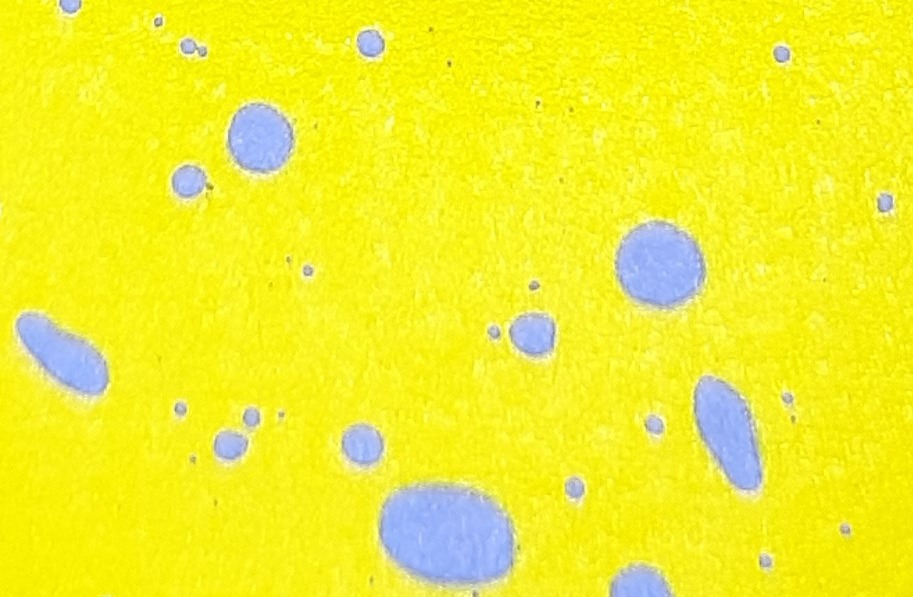
#> input picture Image_processing_project/image_2.jpeg, 913 x 597 px
$ jupyter execute Drip_separator_image_2.ipynb
#> lines starting #> are read from the running program, lines starting #| are printed output that depends on the picture; after the words box and inside, x2 and y2 are one past the last pixel; in counts of white or black regions, pixels touching at a corner belong together
[cell 1]
import matplotlib.pyplot as plt
import numpy as np
import cv2

[cell 2]
img = cv2.imread('image_2.jpeg')
#> img is the input picture: shape (597, 913, 3); mean B, G, R 41.1, 238.4, 241.2
cv2.imshow('Image', img)
cv2.waitKey(0)
cv2.destroyAllWindows()

[cell 3]
# same thing as above, but using plt so the image stays in the notebook
example_img = img[:, :, -1]
plt.imshow(example_img)

[cell 4]
# splitting channels
b, g, r = cv2.split(img)
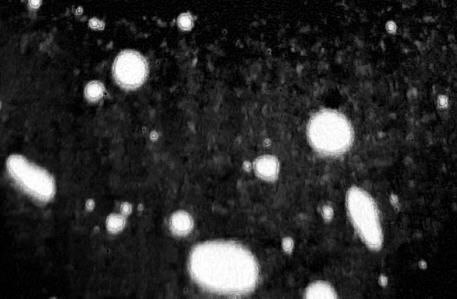
#> b: shape (597, 913) (shown at 1/2 size); min 0, max 255, mean 41.1

zeros = np.zeros_like(r)

# show only red channel as grayscale
red_channel = cv2.merge([zeros, zeros, r])
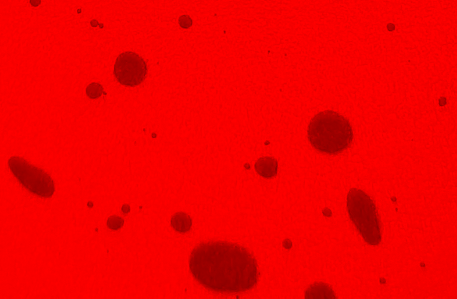
#> red_channel: shape (597, 913, 3) (shown at 1/2 size); mean of channels 0, 1, 2 0, 0, 241.2; drawn as B, G, R
cv2.imshow("Red Channel", red_channel)

green_channel = cv2.merge([zeros, g, zeros])
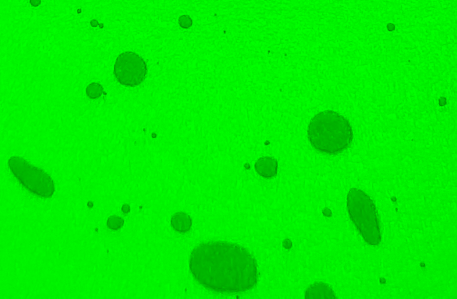
#> green_channel: shape (597, 913, 3) (shown at 1/2 size); mean of channels 0, 1, 2 0, 238.4, 0; drawn as B, G, R
cv2.imshow("Green Channel", green_channel)

blue_channel = cv2.merge([b, zeros, zeros])
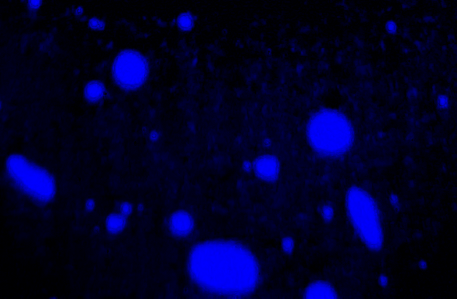
#> blue_channel: shape (597, 913, 3) (shown at 1/2 size); mean of channels 0, 1, 2 41.1, 0, 0; drawn as B, G, R
cv2.imshow("Blue Channel", blue_channel)

cv2.waitKey(0)
cv2.destroyAllWindows()

[cell 5]
# converting red_channel into grayscale
g_img = cv2.cvtColor(red_channel, cv2.COLOR_BGR2GRAY)
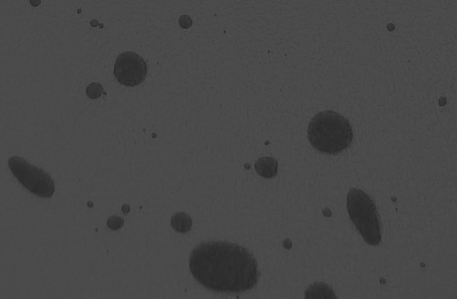
#> g_img: shape (597, 913) (shown at 1/2 size); min 36, max 76, mean 72.1
cv2.imshow('Grayscale Red Channel', g_img)
cv2.waitKey(0)
cv2.destroyAllWindows()

[cell 6]
# turning the grayscale image of the red channel into a binary image

threshold_value = 60  # You can adjust this value as needed

_, binary_mask = cv2.threshold(g_img, threshold_value, 255, cv2.THRESH_BINARY)
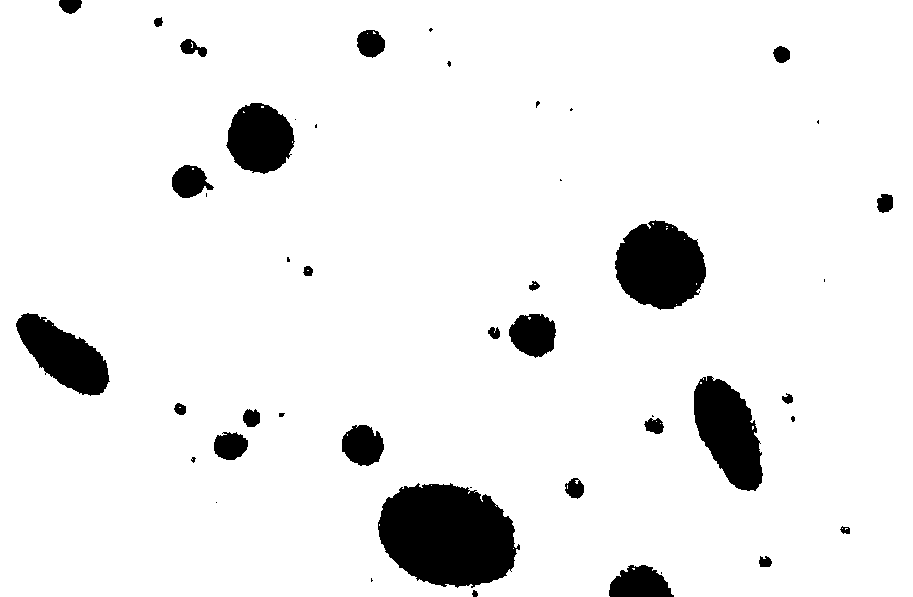
#> binary_mask: shape (597, 913); 92.8% white; 46 black regions (18 under 20 px), largest, box (x1, y1, x2, y2) and area: (378, 483, 520, 588) 11241, (615, 220, 706, 310) 6066, (694, 376, 763, 491) 5117

# Invert the binary mask to highlight dark gray values
inverted_mask = cv2.bitwise_not(binary_mask)
#> inverted_mask: shape (597, 913); 7.2% white; 46 white regions (18 under 20 px)

# Display the binary mask and inverted mask
cv2.imshow("Binary Mask", binary_mask)
cv2.imshow("Inverted Mask", inverted_mask)
cv2.waitKey(0)
cv2.destroyAllWindows()

[cell 7]
plt.imshow(binary_mask, cmap='gray')

[cell 8]
# IN THIS CELL IS SHOWN THE NUMBER OF DRIPS CORRECTLY!!!!!
# finding contours in the image
contours, _ = cv2.findContours(inverted_mask, cv2.RETR_EXTERNAL, cv2.CHAIN_APPROX_SIMPLE)
#> contours = 46 contours, 19 with area under 20; largest, box (x1, y1, x2, y2) and area: (378, 483, 520, 588) 11032, (615, 220, 706, 310) 5930, (694, 376, 763, 491) 4979, (16, 313, 110, 396) 4038, (226, 103, 295, 174) 3503

print("Number of drips:", len(contours))
#| Number of drips: 46

# copy of the original processed image in BGR to draw the detected contours
contour_image = cv2.cvtColor(inverted_mask, cv2.COLOR_GRAY2BGR)

# draw contours as red lines
cv2.drawContours(contour_image, contours, -1, (0, 0, 255), 2)
#> contour_image: shape (597, 913, 3); mean B, G, R 15.3, 15.3, 20.4

cv2.imshow('Contour image', contour_image)
cv2.waitKey(0)
cv2.destroyAllWindows()

[cell 9]
ex_image = plt.imread(r'image_2.jpeg')
plt.imshow(ex_image)

### Eroding image to have "double drips" separated

Verifying the image, it is not neccessary to do that, since the drips separated below are not doubled, these drips are just bigger than some others.

[cell 10]
kernel = np.ones((10, 10), np.uint8)
erosion = cv2.erode(inverted_mask, kernel, iterations=3)
#> erosion: shape (597, 913); 1.8% white; 7 white regions, largest, box (x1, y1, x2, y2) and area: (396, 501, 501, 572) 5361, (632, 244, 691, 292) 1937, (710, 399, 748, 472) 997
cv2.imshow("Erosion 1", erosion)
cv2.waitKey(0)
cv2.destroyAllWindows()

[cell 11]
kernel_2 = np.ones((2, 5), np.uint8)
erosion_2 = cv2.erode(erosion, kernel_2, iterations=1)
#> erosion_2: shape (597, 913); 1.5% white; 9 white regions (3 under 20 px), largest, box (x1, y1, x2, y2) and area: (398, 502, 499, 572) 4976, (634, 245, 689, 292) 1690, (712, 401, 745, 466) 674, (248, 126, 276, 158) 558, (54, 349, 89, 376) 240, (630, 588, 651, 597) 113
cv2.imshow("Erosion 2", erosion_2)
cv2.waitKey(0)
cv2.destroyAllWindows()

[cell 12]
# the double drip in the left is now separated using this process
# there are still some "double drips" in the image
# which will be processed later
kernel_3 = np.ones((5, 1), np.uint8)
erosion_3 = cv2.erode(erosion_2, kernel_3, iterations=2)
#> erosion_3: shape (597, 913); 1.1% white; 8 white regions (3 under 20 px), largest, box (x1, y1, x2, y2) and area: (400, 506, 499, 568) 4173, (637, 249, 685, 288) 1277, (713, 405, 740, 453) 404, (249, 130, 273, 154) 345, (638, 592, 649, 597) 38
cv2.imshow("Erosion 3", erosion_3)
cv2.waitKey(0)
cv2.destroyAllWindows()

[cell 13]
kernel_4 = np.ones((2, 1), np.uint8)
erosion_4 = cv2.erode(erosion_3, kernel_4, iterations=1)
#> erosion_4: shape (597, 913); 1.1% white; 8 white regions (3 under 20 px), largest, box (x1, y1, x2, y2) and area: (400, 507, 499, 568) 4074, (637, 250, 684, 288) 1229, (713, 406, 740, 453) 377, (250, 131, 273, 154) 321, (638, 593, 648, 597) 27
cv2.imshow("Erosion 4", erosion_4)
cv2.waitKey(0)
cv2.destroyAllWindows()

[cell 14]
# dilating image
# separated drips are more visible
k_d1 = np.ones((2, 2), np.uint8)
dilation = cv2.dilate(erosion_4, k_d1, iterations=4)
#> dilation: shape (597, 913); 1.4% white; 8 white regions, largest, box (x1, y1, x2, y2) and area: (400, 507, 503, 572) 4730, (637, 250, 688, 292) 1585, (713, 406, 744, 457) 689
cv2.imshow("Dilation", dilation)
cv2.waitKey(0)
cv2.destroyAllWindows()

### Separating the big "double drip"

[cell 15]
# kernel of the big drip
k_bd = np.ones((1, 5), np.uint8)
erosion_bd = cv2.erode(dilation, k_bd, iterations=10)
#> erosion_bd: shape (597, 913); 0.44% white; 2 white regions, box (x1, y1, x2, y2) and area: (420, 510, 483, 569) 2226, (657, 261, 668, 283) 163
cv2.imshow("First Erosion of the Big Drip", erosion_bd)
cv2.waitKey(0)
cv2.destroyAllWindows()

[cell 16]
# another erosion with different kernel
k_bd2 = np.ones((6, 2), np.uint8)
erosion_bd2 = cv2.erode(erosion_bd, k_bd2, iterations=8)
#> erosion_bd2: shape (597, 913); 0.01% white in thin lines or dots, all inside (x1, y1, x2, y2) = (444, 539, 466, 552)
cv2.imshow("Second Erosion of the Big Drip", erosion_bd2)
cv2.waitKey(0)
cv2.destroyAllWindows()

[cell 17]
# dilate the separated drips
k_bd3 = np.ones((4, 6), np.uint8)
dilation_bd = cv2.dilate(erosion_bd2, k_bd3, iterations=1)
#> dilation_bd: shape (597, 913); 0.03% white; 2 white regions, box (x1, y1, x2, y2) and area: (454, 546, 469, 554) 90, (442, 538, 453, 544) 57
cv2.imshow("Dilation of the Big Drip", dilation_bd)
cv2.waitKey(0)
cv2.destroyAllWindows()

## Hough Circle Transformation to find circles
Need to separate some of the small drips.

[cell 18]
# showing original image as reference
plt.imshow(ex_image)

[cell 19]
new_k = np.ones((5, 5), np.uint8)
inverted_mask2 = cv2.dilate(inverted_mask, new_k, iterations=1)
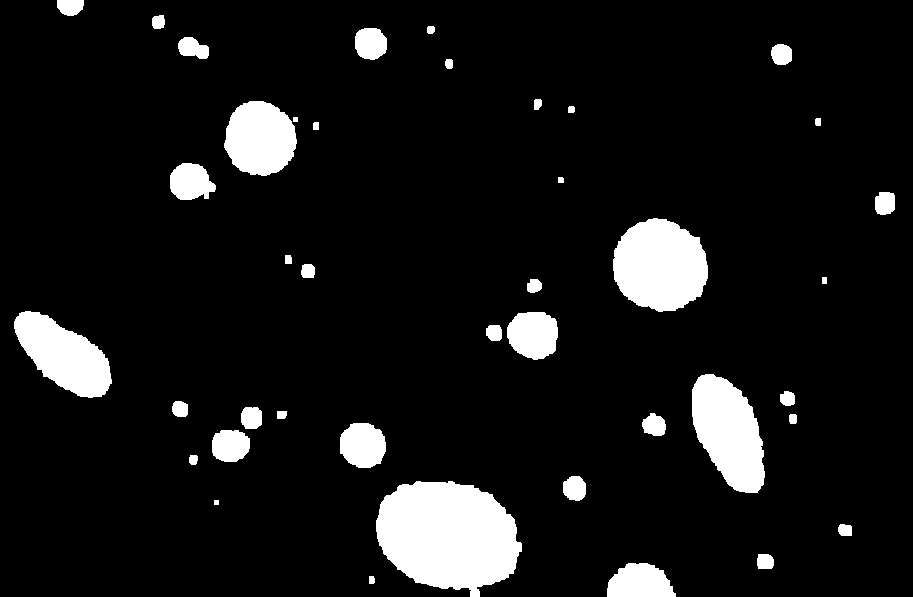
#> inverted_mask2: shape (597, 913); 8.9% white; 41 white regions

[cell 20]
# try diferent parameters to enhace circle detection
contours, _ = cv2.findContours(inverted_mask2, cv2.RETR_EXTERNAL, cv2.CHAIN_APPROX_SIMPLE)
#> contours = 41 contours, 2 with area under 20; largest, box (x1, y1, x2, y2) and area: (376, 481, 522, 597) 12281, (613, 218, 708, 312) 6720, (692, 374, 765, 493) 5785, (14, 311, 112, 398) 4800, (224, 101, 297, 176) 4098

some_threshold = 100  # define value

detected_circles = []
for contour in contours:
    perimeter = cv2.arcLength(contour, True)
    area = cv2.contourArea(contour)

    if perimeter == 0:
        continue

    aspect_ratio = (4 * np.pi * area) / (perimeter * perimeter)

    if 0.8 < aspect_ratio < 1.2 and area > some_threshold:
        detected_circles.append(contour)
#> this loop made 41 passes
#> (perimeter, area, aspect_ratio) on passes 1, 2, 3, 4, 6, 7, 8, 9: (22.83, 33, 0.796), (188.8, 1736, 0.612), (55.31, 205, 0.842), (43.9, 127.5, 0.831), (474.9, 12281, 0.684), (80.28, 432, 0.842), (30.49, 64, 0.865), (122.2, 957.5, 0.806)
#> after the loop, detected_circles = 17 contours; largest, box (x1, y1, x2, y2) and area: (224, 101, 297, 176) 4098, (507, 312, 558, 360) 1885, (340, 423, 386, 468) 1594, (212, 430, 250, 462) 958, (355, 28, 387, 60) 796

# draw detected circles on the original binary image
result_image = cv2.cvtColor(inverted_mask2, cv2.COLOR_GRAY2BGR)
#> result_image: shape (597, 913, 3); 8.9% white; 41 white regions, largest, box (x1, y1, x2, y2) and area: (376, 481, 522, 597) 12495, (613, 218, 708, 312) 6867, (692, 374, 765, 493) 5935
cv2.drawContours(result_image, detected_circles, -1, (0, 255, 0), 2)
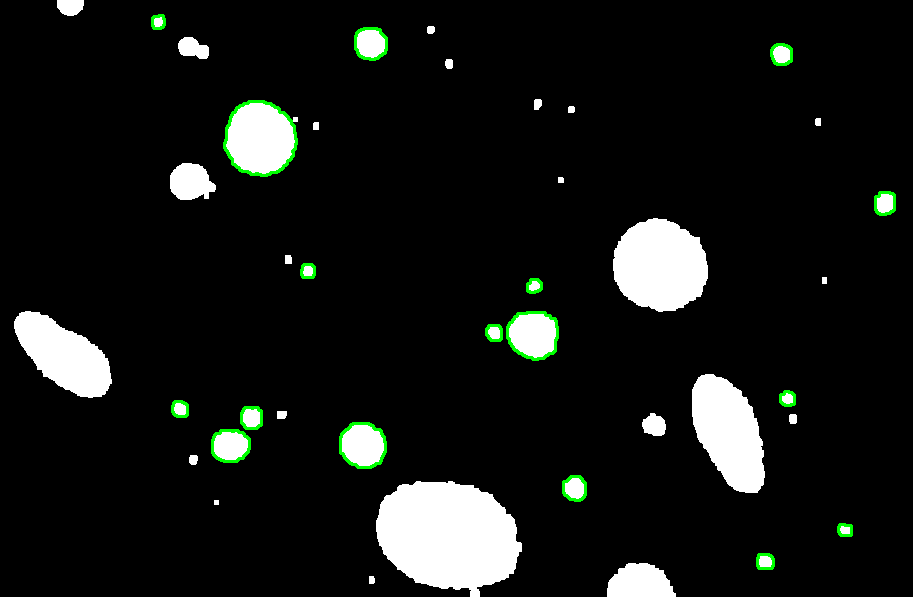
#> result_image: shape (597, 913, 3); mean B, G, R 21.2, 23.4, 21.2

cv2.imshow('Detected Circles', result_image)
cv2.waitKey(0)
cv2.destroyAllWindows()

$ run again, with Image_processing_project/image_1.jpeg copied over Image_processing_project/image_2.jpeg
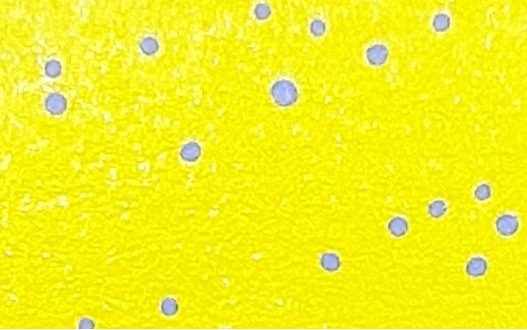
#> input picture Image_processing_project/image_1.jpeg, 527 x 330 px
#> img is the input picture: shape (330, 527, 3); mean B, G, R 26.5, 240.9, 243.9
#> `_, binary_mask = cv2.threshold(g_img, threshold_value, 255, cv2.THRESH..`:
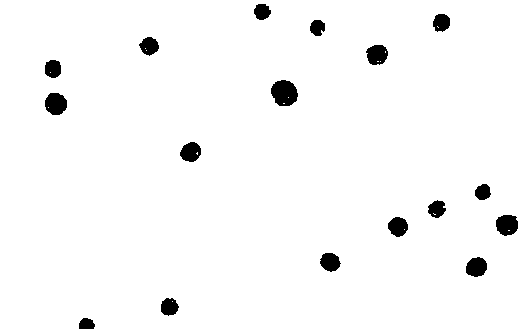
#> binary_mask: shape (330, 527); 97.2% white; 17 black regions, largest, box (x1, y1, x2, y2) and area: (271, 80, 298, 106) 542, (45, 93, 67, 115) 386, (496, 215, 518, 236) 372
#> inverted_mask: shape (330, 527); 2.8% white; 17 white regions
#> `contours, _ = cv2.findContours(inverted_mask, cv2.RETR_EXTERNAL, cv2.C..`: contours = 17 contours; largest, box (x1, y1, x2, y2) and area: (271, 80, 298, 106) 506, (45, 93, 67, 115) 355, (496, 215, 518, 236) 341, (366, 45, 388, 65) 314, (466, 257, 487, 277) 298
#| Number of drips: 17
#> erosion: shape (330, 527); every value is 0
#> inverted_mask2: shape (330, 527); 4.4% white; 17 white regions
#> `contours, _ = cv2.findContours(inverted_mask2, cv2.RETR_EXTERNAL, cv2...`: contours = 17 contours; largest, box (x1, y1, x2, y2) and area: (269, 78, 300, 108) 726, (43, 91, 69, 117) 539, (494, 213, 520, 238) 523, (364, 43, 390, 67) 493, (464, 255, 489, 279) 470
#> the loop `for contour in contours:` made 17 passes
#> (perimeter, area, aspect_ratio) on passes 1 to 8: (58.73, 221.5, 0.807), (73.46, 372, 0.866), (81.7, 469.5, 0.884), (78.53, 433.5, 0.883), (78.53, 439.5, 0.896), (87.46, 523, 0.859), (72.28, 363, 0.873), (66.04, 309.5, 0.892)
#> after the loop `for contour in contours:`: detected_circles has the same summary as contours
#> `cv2.drawContours(result_image, detected_circles, -1, (0, 255, 0), 2)`:
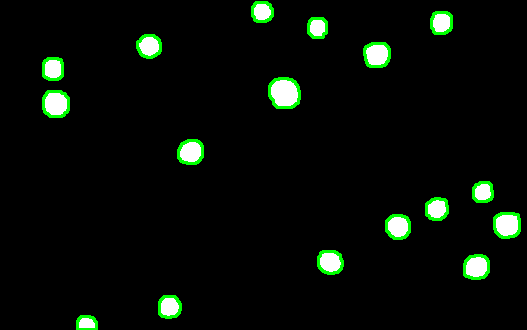
#> result_image: shape (330, 527, 3); mean B, G, R 7.6, 13.6, 7.6

$ run again, with Image_processing_project/image_3.jpeg copied over Image_processing_project/image_2.jpeg
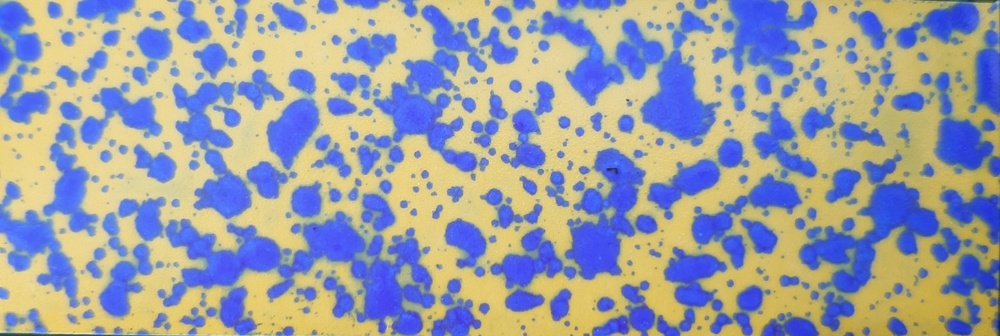
#> input picture Image_processing_project/image_3.jpeg, 1000 x 336 px, shrunk from 1600 x 537 before the run
#> img is the input picture: shape (336, 1000, 3); mean B, G, R 167, 157.4, 154.7
#> `_, binary_mask = cv2.threshold(g_img, threshold_value, 255, cv2.THRESH..`:
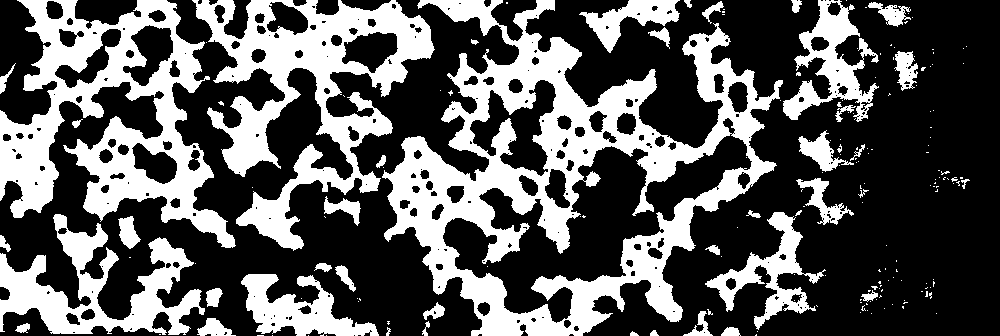
#> binary_mask: shape (336, 1000); 35.3% white; 188 white regions (144 under 20 px), largest, box (x1, y1, x2, y2) and area: (382, 0, 783, 336) 43817, (0, 0, 236, 248) 23025, (192, 0, 435, 251) 20867
#> inverted_mask: shape (336, 1000); 64.7% white; 188 black regions (144 under 20 px)
#> `contours, _ = cv2.findContours(inverted_mask, cv2.RETR_EXTERNAL, cv2.C..`: contours = 226 contours, 133 with area under 20; largest, box (x1, y1, x2, y2) and area: (525, 0, 1000, 336) 104686, (0, 0, 519, 336) 71654, (443, 118, 752, 323) 18776, (0, 0, 57, 125) 4191, (470, 80, 556, 176) 3442
#| Number of drips: 226
#> erosion: shape (336, 1000); 11% white; 31 white regions (7 under 20 px), largest, box (x1, y1, x2, y2) and area: (780, 0, 1000, 336) 25668, (319, 233, 421, 336) 3169, (740, 0, 787, 68) 2360
#> erosion_2: shape (336, 1000); 9.6% white; 24 white regions (4 under 20 px), largest, box (x1, y1, x2, y2) and area: (786, 0, 1000, 336) 23612, (321, 234, 419, 319) 2653, (742, 0, 785, 68) 2080
#> erosion_3: shape (336, 1000); 8% white; 16 white regions (6 under 20 px), largest, box (x1, y1, x2, y2) and area: (789, 0, 1000, 336) 20951, (742, 0, 785, 64) 1876, (321, 238, 418, 315) 1872
#> erosion_4: shape (336, 1000); 7.8% white; 14 white regions (4 under 20 px), largest, box (x1, y1, x2, y2) and area: (794, 0, 1000, 336) 20561, (742, 0, 785, 64) 1868, (321, 239, 417, 315) 1775
#> dilation: shape (336, 1000); 9.2% white; 13 white regions, largest, box (x1, y1, x2, y2) and area: (794, 0, 1000, 336) 22433, (321, 239, 421, 319) 2479, (742, 0, 789, 68) 2312
#> erosion_bd: shape (336, 1000); 3.3% white; 9 white regions (2 under 20 px), largest, box (x1, y1, x2, y2) and area: (814, 210, 1000, 336) 6565, (955, 85, 1000, 165) 2420, (948, 0, 1000, 34) 1710
#> erosion_bd2: shape (336, 1000); 1.2% white; 3 white regions, box (x1, y1, x2, y2) and area: (942, 234, 1000, 336) 2456, (958, 0, 1000, 18) 756, (979, 109, 1000, 149) 739
#> dilation_bd: shape (336, 1000); 1.4% white; 3 white regions, box (x1, y1, x2, y2) and area: (940, 233, 1000, 336) 2800, (977, 108, 1000, 151) 888, (956, 0, 1000, 20) 880
#> inverted_mask2: shape (336, 1000); 79.4% white; 115 black regions (55 under 20 px)
#> `contours, _ = cv2.findContours(inverted_mask2, cv2.RETR_EXTERNAL, cv2...`: contours = 43 contours, 7 with area under 20; largest, box (x1, y1, x2, y2) and area: (0, 0, 1000, 336) 272777, (0, 0, 143, 127) 9291, (97, 137, 179, 186) 2054, (253, 0, 318, 40) 1663, (409, 167, 439, 198) 372
#> the loop `for contour in contours:` made 43 passes
#> (perimeter, area, aspect_ratio) on passes 2, 3, 4, 5, 7, 10, 13, 16: (23.41, 25.5, 0.585), (77.56, 159.5, 0.333), (58.49, 151, 0.555), (27.07, 52.5, 0.9), (30.24, 55.5, 0.763), (50.49, 160, 0.789), (59.8, 221, 0.777), (76.14, 252, 0.546)
#> after the loop `for contour in contours:`: detected_circles = 6 contours; box (x1, y1, x2, y2) and area: (445, 184, 466, 205) 342, (249, 47, 268, 65) 259, (412, 148, 424, 161) 116, (366, 17, 378, 29) 112, (293, 48, 305, 60) 111, (1, 132, 13, 143) 104
#> `cv2.drawContours(result_image, detected_circles, -1, (0, 255, 0), 2)`:
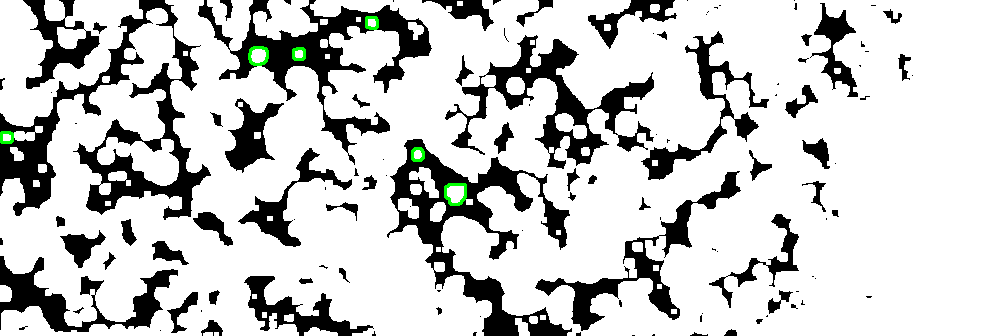
#> result_image: shape (336, 1000, 3); mean B, G, R 202.1, 202.8, 202.1
